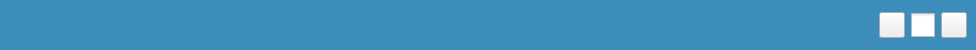
<?xml version="1.0" encoding="UTF-8"?>
<ui version="4.0">
 <class>__root</class>
 <widget class="QWidget" name="__root">
  <property name="geometry">
   <rect>
    <x>0</x>
    <y>0</y>
    <width>976</width>
    <height>50</height>
   </rect>
  </property>
  <property name="windowTitle">
   <string>Form</string>
  </property>
  <property name="styleSheet">
   <string notr="true">QWidget#__root
{
	min-height:50px;
	max-height:50px;
	background-color: rgb(60, 141, 188);
}

QPushButton#__btnMin
{
	min-width: 24px;
	min-height: 24px;
	max-width: 24px;
	max-height: 24px;
	border-image: url(:/jigsaw/button/minimize_normal);
}

QPushButton#__btnMin::hover
{
	border-image: url(:/jigsaw/button/minimize_hover);
}

QPushButton#__btnMin::pressed
{
	border-image: url(:/jigsaw/button/minimize_pressed);
}

QPushButton#__btnClose
{
	min-width: 24px;
	min-height: 24px;
	max-width: 24px;
	max-height: 24px;
	border-image: url(:/jigsaw/button/close_normal);
}

QPushButton#__btnClose::hover
{
	border-image: url(:/jigsaw/button/close_hover);
}

QPushButton#__btnClose::pressed
{
	border-image: url(:/jigsaw/button/close_pressed);
}

QCheckBox#__cbMax
{
	min-width: 24px;
	min-height: 24px;
	max-width: 24px;
	max-height: 24px;
}

QCheckBox#__cbMax::indicator
{
	min-width: 24px;
	min-height: 24px;
	max-width: 24px;
	max-height: 24px;
}

QCheckBox#__cbMax::indicator::checked
{
	border-image: url(:/jigsaw/button/restore_normal);
}

QCheckBox#__cbMax::indicator::checked::hover
{
	border-image: url(:/jigsaw/button/restore_hover);
}

QCheckBox#__cbMax::indicator::unchecked
{
	border-image: url(:/jigsaw/button/maximize_normal);
}

QCheckBox#__cbMax::indicator::unchecked::hover
{
	border-image: url(:/jigsaw/button/maximize_hover);
}</string>
  </property>
  <layout class="QHBoxLayout" name="horizontalLayout_2">
   <property name="spacing">
    <number>0</number>
   </property>
   <property name="leftMargin">
    <number>0</number>
   </property>
   <property name="topMargin">
    <number>0</number>
   </property>
   <property name="rightMargin">
    <number>0</number>
   </property>
   <property name="bottomMargin">
    <number>0</number>
   </property>
   <item>
    <widget class="QWidget" name="__slotItems" native="true">
     <layout class="QHBoxLayout" name="horizontalLayout_3">
      <property name="spacing">
       <number>0</number>
      </property>
      <property name="leftMargin">
       <number>0</number>
      </property>
      <property name="topMargin">
       <number>0</number>
      </property>
      <property name="rightMargin">
       <number>0</number>
      </property>
      <property name="bottomMargin">
       <number>0</number>
      </property>
     </layout>
    </widget>
   </item>
   <item>
    <spacer name="horizontalSpacer">
     <property name="orientation">
      <enum>Qt::Horizontal</enum>
     </property>
     <property name="sizeHint" stdset="0">
      <size>
       <width>871</width>
       <height>20</height>
      </size>
     </property>
    </spacer>
   </item>
   <item>
    <widget class="QWidget" name="widget" native="true">
     <layout class="QHBoxLayout" name="horizontalLayout">
      <item>
       <widget class="QPushButton" name="__btnMin">
        <property name="text">
         <string/>
        </property>
       </widget>
      </item>
      <item>
       <widget class="QCheckBox" name="__cbMax">
        <property name="text">
         <string/>
        </property>
       </widget>
      </item>
      <item>
       <widget class="QPushButton" name="__btnClose">
        <property name="text">
         <string/>
        </property>
       </widget>
      </item>
     </layout>
    </widget>
   </item>
  </layout>
 </widget>
 <resources/>
 <connections/>
</ui>
